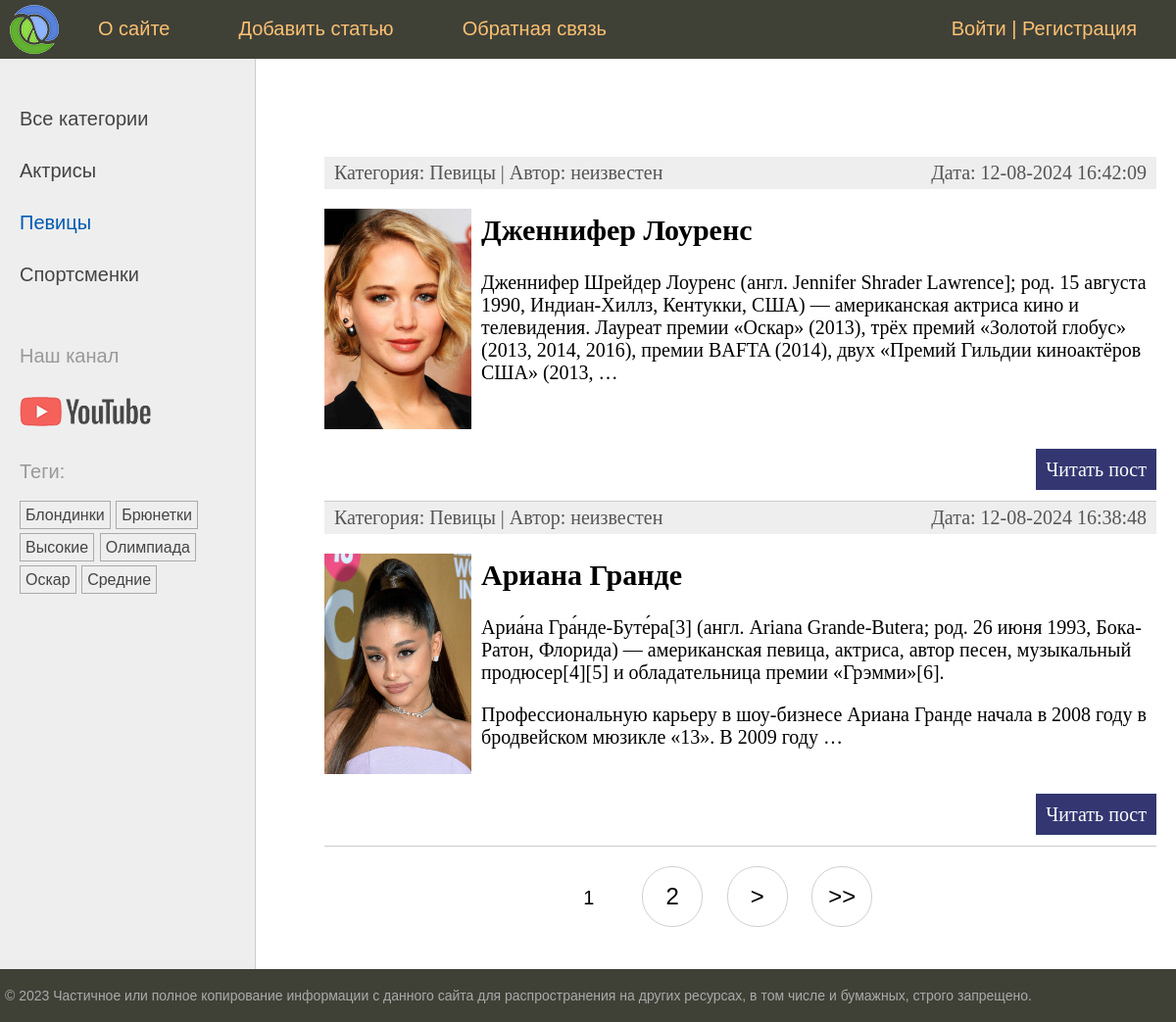
Before: /category/pevicy/ with the older database file.
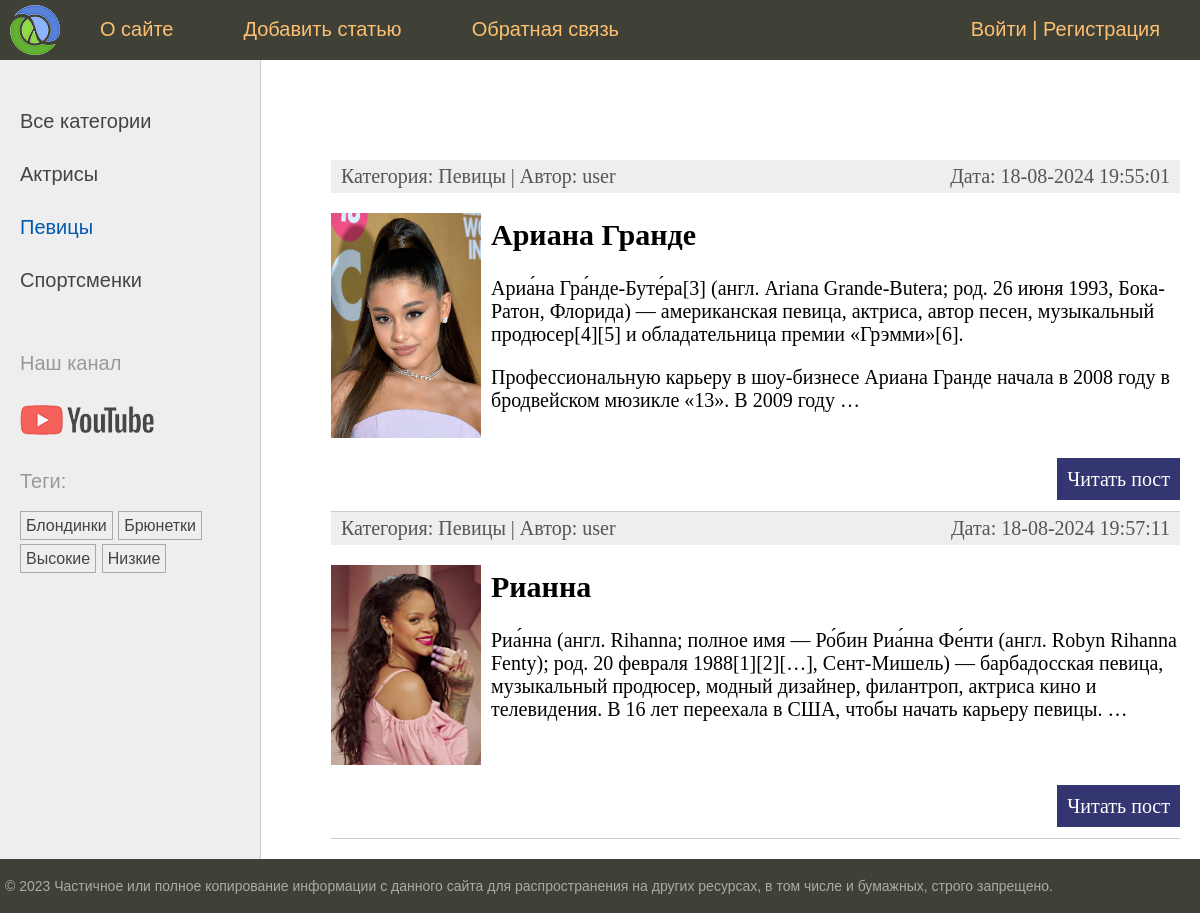
After: the same page with the newer database file.
### women/models.py (models this page shows, shortened)
class Category(models.Model):
    name = models.CharField(max_length=100, db_index=True, verbose_name="Категория")
    slug = models.SlugField(max_length=255, unique=True, db_index=True)
    class Meta:
        verbose_name = "Категория"
        verbose_name_plural = "Категории"
    def get_absolute_url(self):
        return reverse("category", kwargs={"cat_slug": self.slug})

class TagPost(models.Model):
    tag = models.CharField(max_length=100, db_index=True)
    slug = models.SlugField(max_length=255, unique=True, db_index=True)
    def get_absolute_url(self):
        return reverse("tag", kwargs={"tag_slug": self.slug})

class Women(models.Model):
    class Status(models.IntegerChoices):
        DRAFT = 0, "Черновик"
        PUBLISHED = 1, "Опубликовано"
    title = models.CharField(max_length=255, verbose_name="Заголовок")
    slug = models.SlugField(
        max_length=255, unique=True, db_index=True, verbose_name="Slug"
    )
    photo = models.ImageField(
        upload_to="photos/%Y/%m/%d/",
        default=None,
        blank=True,
        null=True,
        verbose_name="Фото",
    )
    content = models.TextField(blank=True, verbose_name="Текст статьи")
    time_create = models.DateTimeField(auto_now_add=True, verbose_name="Время создания")
    time_update = models.DateTimeField(auto_now=True, verbose_name="Время изменения")
    is_published = models.BooleanField(
        choices=tuple(map(lambda x: (bool(x[0]), x[1]), Status.choices)),
        default=Status.DRAFT,
        verbose_name="Статус",
    )
    cat = models.ForeignKey(
        "Category",
        on_delete=models.CASCADE,
        related_name="posts",
        verbose_name="Категория",
    )
    tags = models.ManyToManyField(
        "TagPost", blank=True, related_name="tags", verbose_name="Теги"
    )
    husband = models.OneToOneField(
        "Husband",
        on_delete=models.SET_NULL,
        null=True,
        blank=True,
        related_name="woman",
        verbose_name="Муж",
    )
    author = models.ForeignKey(
        get_user_model(),
        on_delete=models.SET_NULL,
        related_name="posts",
        null=True,
        default=None,
        verbose_name="Пользователь (автор)",
    )
    objects = models.Manager()
    published = PublishedManager()
    class Meta:
        verbose_name = "Известные женщины"
        verbose_name_plural = "Известные женщины"
        ordering = ["time_create"]
        indexes = [models.Index(fields=["-time_create"])]
    def get_absolute_url(self):
        return reverse("post", kwargs={"post_slug": self.slug})

### users/models.py (models this page shows)
class User(AbstractUser):
    photo = models.ImageField(upload_to="users/%Y/%m/%d", blank=True, null=True, verbose_name="Фотография")
    date_birth = models.DateTimeField(blank=True, null=True, verbose_name="Дата рождения")

### women/views.py (the view)
# urls.py: path('category/<slug:cat_slug>/', views.WomenCategory.as_view(), name="category"),
class WomenCategory(DataMixin, ListView):
    template_name = "women/index.html"
    context_object_name = "posts"
    allow_empty = False
    def get_queryset(self) -> QuerySet[Any]:
        return Women.published.filter(cat__slug=self.kwargs["cat_slug"]).select_related(
            "cat"
        )
    def get_context_data(self, **kwargs) -> dict[str, any]:
        context = super().get_context_data(**kwargs)
        cat = context["posts"][0].cat
        return self.get_mixin_context(
            context, title="Категория - " + cat.name, cat_selected=cat.id
        )

### users/context_processors.py (called while the page is built)
def get_women_context(request):
    return {'mainmenu': menu}

### women/models.py (called while the page is built)
    def get_queryset(self) -> models.QuerySet:
        return super().get_queryset().filter(is_published=Women.Status.PUBLISHED)

### women/templatetags/women_tags.py (called while the page is built)
@register.inclusion_tag('women/list_categories.html')
def show_categories(cat_selected=0):
    cats = Category.objects.annotate(total=Count("posts")).filter(total__gt=0)
    return {'cats': cats, 'cat_selected': cat_selected}

@register.inclusion_tag('women/list_tags.html')
def show_all_tags():
    return {'tags': TagPost.objects.annotate(total=Count("tags")).filter(total__gt=0)}

### women/utils.py (called while the page is built)
    def get_mixin_context(self, context, **kwargs):
        context["menu"] = menu
        context["cat_selected"] = None
        context.update(kwargs)
        return context

### women/templates/women/index.html (shortened to what this page needs)
{% extends 'base.html' %}
{% block content %}
<ul class="list-articles">
	{% for p in posts %}
			<li><div class="article-panel">
				<p class="first">Категория: {{p.cat.name}} | Автор: {{p.author.username|default:"неизвестен"}}</p>
				<p class="last">Дата: {{p.time_update|date:"d-m-Y H:i:s"}}</p>
			</div>
			{% if p.photo %}
			<p><img src="{{ p.photo.url }}" class="img-article-left thumb"></p>
			{% endif %}
				<h2>{{p.title}}</h2>
		{% autoescape off %}
		{{p.content|linebreaks|truncatewords:40}}
		{% endautoescape %}
			<p class="link-read-post"><a href="{{ p.get_absolute_url }}">Читать пост</a></p>
			</li>
	{% endfor %}
</ul>
{% endblock %}
{% block navigation %}
{% if page_obj.has_other_pages %}
<nav class="list-pages">
	<ul>
		{% for p in paginator.page_range %}
		{% if page_obj.number == p %}
		<li class="page-num page-num-selected">{{ p }}</li>
		{% elif p >= page_obj.number|add:-2 and p <= page_obj.number|add:2 %}
		<li class="page-num">
			<a href="?page={{ p }}">{{ p }}</a>
		</li>
		{% endif %}
		{% endfor %}
		{% if page_obj.has_next %}
		<li class="page-num">
			<a href="?page={{ page_obj.next_page_number }}">&gt;</a>
		</li>
		{% endif %}
		{% if page_obj.number != page_obj.paginator.num_pages %}
		<li class="page-num">
			<a href="?page={{ page_obj.paginator.num_pages }}">&gt;&gt;</a>
		</li>
		{% endif %}
	</ul>
</nav>
{% endif %}
{% endblock navigation %}

### templates/base.html (shortened to what this page needs)
{% load static %}
{% load women_tags %}
<!DOCTYPE html>
<html>
<head>
	<link type="text/css" href="{% static 'women/css/styles.css' %}" rel="stylesheet" />
</head>
<body>
<table class="table-page" border=0 cellpadding="0" cellspacing="0">
<tr><td valign=top>
{% block mainmenu %}
		<div class="header">
			<ul id="mainmenu" class="mainmenu">
			<li class="logo"><a href="{% url 'home' %}"><div class="logo"></div></a></li>
{% for m in mainmenu %}
	<li><a href="{% url m.url_name %}">{{m.title}}</a></li>
{% endfor %}
{% if user.is_authenticated %}
		<li class="last"><a href="{% url 'users:profile' %}"> {{user.username}} </a>| <form style="display:inline-block" method="post" action="{% url "users:logout" %}">
													{% csrf_token %}
													<button type="submit">Выйти</button>
									  		  </form>
												{% comment %} <a href="{% url "users:logout" %}">Выйти</a></li> {% endcomment %}
{% else %}
	<li class="last"><a href="{% url "users:login" %}">Войти</a> | <a href="{% url 'users:register' %}">Регистрация</a></li>
{% endif %}
			</ul>
		</div>
{% endblock mainmenu %}
<table class="table-content" border=0 cellpadding="0" cellspacing="0">
<tr>
	<td valign="top" class="left-chapters">
	<ul id="leftchapters">
		{% if cat_selected == 0 %}
		<li class="selected">Все категории</li>
		{% else %}
		<li><a href="{% url 'home' %}">Все категории</a></li>
		{% endif %}
		{% show_categories cat_selected %}
		<li class="share">
		<p>Наш канал</p>
		<a class="share-yt" href="https://www.youtube.com/channel/UClJzWfGWuGJL2t-3dYKcHTA/playlists" target="_blank" rel="nofollow"></a>
		</li>
		<li>{% show_all_tags %}</li>
	</ul>
</td>
<td valign="top" class="content">
	<div class="content-text">
{% block content %}
{% endblock %}
	</div>
{% block navigation %}
{% endblock navigation %}
</td></tr></table>
</td></tr>
<tr><td valign=top>
	<div id="footer">
		<p>&copy; 2023 Частичное или полное копирование информации с данного сайта для распространения на других ресурсах, в том числе и бумажных, строго запрещено.</p>
	</div>
</td></tr></table>
</body>
</html>

### women/templates/women/list_categories.html
{% for cat in cats %}
{% if cat.id == cat_selected %}
<li class="selected">{{cat.name}}</li>
{% else %}
<li><a href="{{ cat.get_absolute_url }}">{{cat.name}}</a></li>
{% endif %}
{% endfor %}

### women/templates/women/list_tags.html
{% if tags %}
    <p>Теги:</p>
    <ul class="tags-list">
        {% for t in tags %}
        <li><a href="{{t.get_absolute_url}}">{{t.tag}}</a></li>
        {% endfor %}
    </ul>
{% endif %}

### women/static/women/css/styles.css (style rules this page uses)
html, body { font-family: 'Arial'; margin: 0; padding: 0; height: 100%; width: 100%; color: #444; }
a { color: #0059b2; text-decoration: none; }
img { max-width: 600px; height: auto; }
img.img-article-left { max-width: 300px; height: auto; float: left; padding: 0 10px 10px 0; }
img.img-article-left.thumb { max-width: 150px; height: auto; }
p.link-read-post { text-align: right; }
p.link-read-post a { padding: 10px; min-width: 100px; background: #333671; color: #fff; text-decoration: none; }
div.article-panel { background: #eee; padding: 5px 10px 5px 10px; box-sizing: border-box; overflow: hidden; color: #555; }
div.article-panel p.first { margin: 0; float: left; }
div.article-panel p.last { margin: 0; float: right; }
ul.list-articles { list-style: none; margin: 0; padding: 0; }
ul.list-articles li { border-bottom: 1px solid #ccc; }
.table-page { width: 100%; height: 100%; vertical-align: top; }
.table-page tr { height: 100%; }
.header { background: #3F4137; height: 60px; }
.logo { background: url('../images/logo.png') no-repeat 10px 5px; width: 70px; height: 60px; }
ul.mainmenu { list-style: none; margin: 0; padding: 0; height: 60px; color: #fdc073; font-size: 20px; overflow: hidden; }
ul.mainmenu li { float: left; margin: 18px 40px 0 30px; }
ul.mainmenu li.logo { margin: 0; }
ul.mainmenu li.last { float: right; }
ul.mainmenu li a { color: #fdc073; text-decoration: none; }
.table-content { width: 100%; min-height: 100%; height: 100%; }
.left-chapters { margin: 0; background: #eee; border-right: 1px solid #ccc; }
.left-chapters ul { width: 230px; margin: 0; padding: 20px 10px 10px 20px; list-style: none; font-size: 20px; }
.left-chapters ul li { margin: 30px 0 0 0; color: #999; }
.left-chapters ul li.selected { color: #0059b2; }
.left-chapters ul li a { color: #444; text-decoration: none; }
.left-chapters ul li.share { margin: 60px 0 0 0; }
.left-chapters ul li.share p { margin: 30px 0 30px 0; }
.left-chapters ul li.share a { display: inline-block; width: 40px; height: 40px; margin: 0 20px 0 0; }
.left-chapters ul li.share a.share-yt { width: 100%; height: 30px; background: url('../images/share_yt.png') no-repeat 0 0 }
ul.tags-list { width: 100%; margin: 0; padding: 0; list-style: none; }
ul.tags-list li { margin: 0; padding: 0 0 10px; display: inline-block; }
ul.tags-list li a { padding: 5px; font-size: 16px; border: 1px solid #aaa; }
.content { padding: 40px 20px 20px 40px; width: 100%; box-sizing: border-box; }
.content-text { margin: 60px 0 0 30px; color: #000; font-size: 20px; font-family: Yandex Sans Display Light; }
#footer { box-sizing: border-box; background: #3F4137; padding: 5px; color: #aaa; font-size: 14px; font-family: Verdana, Geneva, Arial, Helvetica; text-align: left; overflow: hidden; }

Changed rows visible on the page:
removed TagPost: tag "Олимпиада"
removed TagPost: tag "Оскар"
removed TagPost: tag "Средние"
no longer on this page (row edited): Women: cat.name "Певицы", author.username "неизвестен", time_update "12-08-2024 16:42:09", photo (picture), title "Дженнифер Лоуренс", content "Дженнифер Шрейдер Лоуренс (англ. Jennifer Shrader Lawrence]; род. 15 августа 1990, Индиан-Хиллз, Кентукки, США) — американская актриса кино и телевидения. Лауреат премии «Оскар» (2013), трёх премий «Золотой глобус» (2013, 2014, 2016), премии BAFTA (2014), двух «Премий Гильдии киноактёров США» (2013, …"
added TagPost: tag "Низкие"
changed Women "Ариана Гранде": author.username "неизвестен" → "user"; time_update "12-08-2024 16:38:48" → "18-08-2024 19:55:01"
added Women: cat.name "Певицы", author.username "user", time_update "18-08-2024 19:57:11", photo (picture), title "Рианна", content "Риа́нна (англ. Rihanna; полное имя — Ро́бин Риа́нна Фе́нти (англ. Robyn Rihanna Fenty); род. 20 февраля 1988[1][2][…], Сент-Мишель) — барбадосская певица, музыкальный продюсер, модный дизайнер, филантроп, актриса кино и телевидения. В 16 лет переехала в США, чтобы начать карьеру певицы. …"
Other visible differences:
list line gone: "1"
list line gone: "2"
